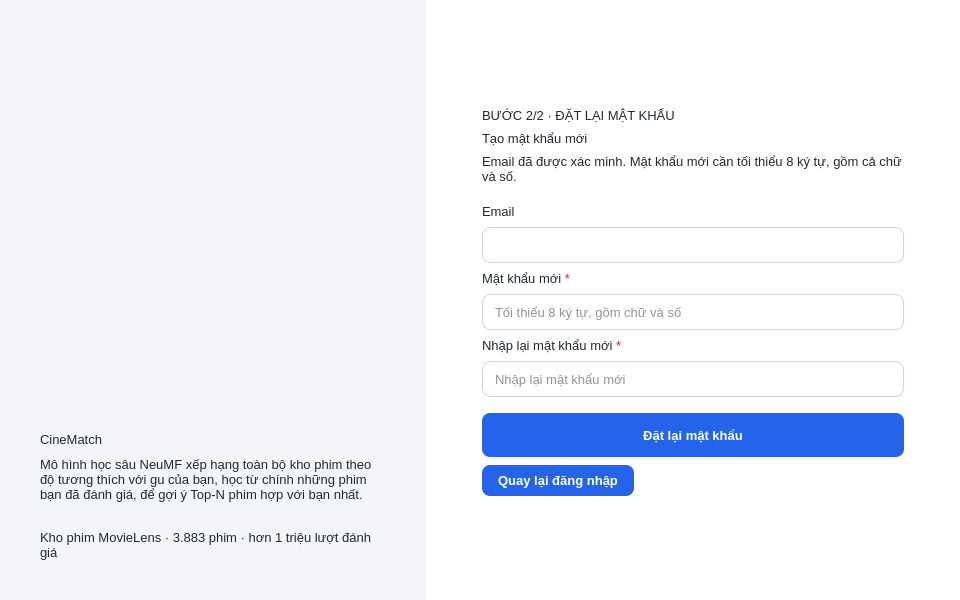
<?xml version='1.0' encoding='UTF-8'?>
<ui version="4.0">
 <class>MainWindow</class>
 <widget class="QMainWindow" name="MainWindow">
  <property name="geometry">
   <rect>
    <x>0</x>
    <y>0</y>
    <width>960</width>
    <height>600</height>
   </rect>
  </property>
  <property name="minimumSize">
   <size>
    <width>900</width>
    <height>560</height>
   </size>
  </property>
  <property name="windowTitle">
   <string>CineMatch - Đặt lại mật khẩu</string>
  </property>
  <property name="windowIcon">
   <iconset>
    <normaloff>../images/ic_logo.png</normaloff>
    ../images/ic_logo.png
   </iconset>
  </property>
  <property name="styleSheet">
   <string notr="true">QMainWindow { background-color: #F3F5F9; }
QWidget { font-family: "Segoe UI"; font-size: 10pt; color: #1F2937; }
QWidget#centralwidget { background-color: #F3F5F9; }
QLabel { background: transparent; }
QLabel[role="title"] { font-size: 20pt; font-weight: 700; color: #111827; }
QLabel[role="subtitle"] { font-size: 10pt; color: #6B7280; }
QLabel[role="field"] { font-weight: 600; color: #374151; }
QLabel[role="section"] { font-size: 13pt; font-weight: 700; color: #1F2A44; }
QLabel[role="step"] { font-size: 11pt; font-weight: 700; color: #2563EB; }
QLabel[role="muted"] { color: #6B7280; }
QLabel[role="pageTitle"] { font-size: 15pt; font-weight: 700; color: #111827; }
QLabel[role="info"] { background-color: #FFFBEB; border: 1px solid #FDE68A; border-radius: 10px; padding: 10px 14px; color: #92400E; }
QLineEdit, QComboBox, QSpinBox, QDateEdit { background-color: #FFFFFF; border: 1px solid #CBD5E1; border-radius: 8px; padding: 7px 10px; min-height: 20px; }
QLineEdit:focus, QComboBox:focus, QSpinBox:focus, QDateEdit:focus { border: 1px solid #2563EB; }
QLineEdit:disabled, QComboBox:disabled, QDateEdit:disabled, QSpinBox:disabled { background-color: #F1F5F9; color: #94A3B8; }
QLineEdit[readOnly="true"] { background-color: #F8FAFC; color: #64748B; }
QComboBox::drop-down { border: none; width: 26px; }
QComboBox::down-arrow, QDateEdit::down-arrow { image: url(../images/ic_down.png); width: 14px; height: 14px; }
QDateEdit::drop-down { border: none; width: 26px; }
QComboBox QAbstractItemView { background-color: #FFFFFF; border: 1px solid #CBD5E1; selection-background-color: #DBEAFE; selection-color: #111827; outline: 0; }
QPushButton { background-color: #2563EB; color: #FFFFFF; border: none; border-radius: 8px; padding: 8px 16px; font-weight: 600; }
QPushButton:hover { background-color: #1D4ED8; }
QPushButton:pressed { background-color: #1E40AF; }
QPushButton:disabled { background-color: #BFDBFE; color: #EFF6FF; }
QPushButton[secondary="true"] { background-color: #FFFFFF; color: #2563EB; border: 1px solid #93C5FD; }
QPushButton[secondary="true"]:hover { background-color: #EFF6FF; border: 1px solid #2563EB; }
QPushButton[secondary="true"]:disabled { color: #94A3B8; border: 1px solid #E2E8F0; background-color: #F8FAFC; }
QPushButton[danger="true"] { background-color: #DC2626; }
QPushButton[danger="true"]:hover { background-color: #B91C1C; }
QPushButton[success="true"] { background-color: #16A34A; }
QPushButton[success="true"]:hover { background-color: #15803D; }
QPushButton[dangerOutline="true"] { background-color: #FFFFFF; color: #DC2626; border: 1px solid #FCA5A5; }
QPushButton[dangerOutline="true"]:hover { background-color: #FEF2F2; border: 1px solid #DC2626; }
QPushButton[link="true"] { background-color: transparent; color: #2563EB; padding: 2px 4px; border: none; font-weight: 600; }
QPushButton[link="true"]:hover { color: #1E40AF; text-decoration: underline; }
QCheckBox, QRadioButton { spacing: 8px; background: transparent; }
QCheckBox::indicator, QRadioButton::indicator { width: 16px; height: 16px; }
QCheckBox::indicator { border: 1px solid #94A3B8; border-radius: 4px; background-color: #FFFFFF; }
QCheckBox::indicator:checked { border: 1px solid #2563EB; background-color: #2563EB; image: url(../images/ic_tick.png); }
QRadioButton::indicator { border: 1px solid #94A3B8; border-radius: 8px; background-color: #FFFFFF; }
QRadioButton::indicator:checked { border: 1px solid #2563EB; background-color: qradialgradient(cx:0.5, cy:0.5, radius:0.5, fx:0.5, fy:0.5, stop:0 #2563EB, stop:0.55 #2563EB, stop:0.65 #FFFFFF, stop:1 #FFFFFF); }
QSpinBox { padding-right: 24px; }
QSpinBox::up-button, QSpinBox::down-button { subcontrol-origin: border; width: 22px; border: none; background: transparent; }
QSpinBox::up-button { subcontrol-position: top right; }
QSpinBox::down-button { subcontrol-position: bottom right; }
QSpinBox::up-arrow { image: url(../images/ic_up.png); width: 14px; height: 14px; }
QSpinBox::down-arrow { image: url(../images/ic_down.png); width: 14px; height: 14px; }
QFrame[card="true"] { background-color: #FFFFFF; border: 1px solid #E5E7EB; border-radius: 12px; }
QGroupBox { background-color: #FFFFFF; border: 1px solid #E5E7EB; border-radius: 12px; margin-top: 24px; padding: 16px 12px 12px 12px; font-size: 11pt; font-weight: 700; color: #1F2A44; }
QGroupBox::title { subcontrol-origin: margin; subcontrol-position: top left; left: 12px; padding: 0px 6px; }
QTableWidget { background-color: #FFFFFF; border: 1px solid #E5E7EB; border-radius: 10px; gridline-color: #F1F5F9; alternate-background-color: #F8FAFC; selection-background-color: #DBEAFE; selection-color: #111827; }
QHeaderView::section { background-color: #EEF2FF; color: #1F2A44; font-weight: 700; padding: 7px 6px; border: none; border-right: 1px solid #E0E7FF; border-bottom: 1px solid #E0E7FF; }
QTabWidget::pane { border: none; background: transparent; }
QTabBar::tab { background: transparent; color: #64748B; padding: 10px 22px; font-weight: 700; border: none; border-bottom: 3px solid transparent; margin-right: 6px; }
QTabBar::tab:selected { color: #2563EB; border-bottom: 3px solid #2563EB; }
QTabBar::tab:hover { color: #1D4ED8; }
QScrollArea { border: none; background: transparent; }
QWidget#scrollAreaHomeContents, QWidget#scrollAreaOverviewContents, QWidget#scrollAreaCustomersContents, QWidget#scrollAreaMoviesContents, QWidget#scrollAreaStatsContents { background: transparent; }
QStatusBar { background-color: #FFFFFF; color: #64748B; border-top: 1px solid #E5E7EB; }
QListWidget { background-color: #FFFFFF; border: 1px solid #E5E7EB; border-radius: 10px; padding: 6px; outline: 0; }
QListWidget::item { padding: 8px 8px; border-radius: 6px; }
QListWidget::item:selected { background-color: #DBEAFE; color: #1E3A8A; }
QListWidget::item:hover { background-color: #F1F5F9; }
QFrame#frameHeader { background-color: #FFFFFF; border-bottom: 1px solid #E5E7EB; }
QFrame#frameSidebar { background-color: #1F2A44; }
QFrame#frameForm { background-color: #FFFFFF; }
QFrame#frameBanner { border-image: url(../images/ic_banner.png) 0 0 0 0 stretch stretch; }
QLabel[banner="title"] { color: #FFFFFF; font-size: 28pt; font-weight: 800; }
QLabel[banner="text"] { color: #E2E8F0; font-size: 11pt; }
QLabel[banner="foot"] { color: #94A3B8; font-size: 9pt; }
QLabel#labelSidebarTitle { color: #FFFFFF; font-size: 14pt; font-weight: 800; }
QLabel#labelSidebarSub { color: #94A3B8; font-size: 9pt; }
QPushButton[nav="true"] { background-color: transparent; color: #CBD5E1; text-align: left; padding: 11px 14px; border-radius: 8px; font-weight: 600; }
QPushButton[nav="true"]:hover { background-color: #2C3A5C; color: #FFFFFF; }
QPushButton[active="true"] { background-color: #2563EB; color: #FFFFFF; }
QLabel[kpi="value"] { font-size: 19pt; font-weight: 800; color: #111827; }
QLabel[kpi="caption"] { font-size: 9pt; font-weight: 600; color: #6B7280; }
QFrame#framePredict { background-color: #FFFBEB; border: 1px solid #FDE68A; border-radius: 12px; }
QLabel#labelPredictValue { font-size: 26pt; font-weight: 800; color: #B45309; }
QLabel#labelPredictCaption { font-weight: 700; color: #92400E; }
QPushButton[chip="true"] { background-color: #FFFFFF; color: #334155; border: 1px solid #CBD5E1; border-radius: 18px; padding: 9px 16px; font-weight: 600; }
QPushButton[chip="true"]:hover { border: 1px solid #2563EB; color: #1D4ED8; background-color: #FFFFFF; }
QPushButton[chip="true"]:checked { background-color: #2563EB; color: #FFFFFF; border: 1px solid #2563EB; }
QLabel[role="hint"] { color: #94A3B8; font-size: 9pt; }
QLabel[role="countdown"] { font-weight: 700; color: #B45309; }
QLabel[role="cardTitle"] { font-size: 11.5pt; font-weight: 700; color: #111827; }
QLabel[role="insight"] { color: #475569; }
QLabel[role="badge"] { background-color: #EEF2FF; color: #3730A3; border-radius: 10px; padding: 4px 10px; font-weight: 700; font-size: 9pt; }
QFrame#frameFilterBar { background-color: #FFFFFF; border: 1px solid #E5E7EB; border-radius: 12px; }
QFrame#frameHighlights { background-color: #F8FAFF; border: 1px solid #C7D2FE; border-radius: 12px; }
QProgressBar { border: 1px solid #CBD5E1; border-radius: 8px; background-color: #FFFFFF; text-align: center; height: 18px; }
QProgressBar::chunk { background-color: #2563EB; border-radius: 7px; }
QFrame[movieCard="true"] { background-color: #FFFFFF; border: 1px solid #E5E7EB; border-radius: 12px; }
QFrame[movieCard="true"]:hover { border: 1px solid #60A5FA; background-color: #F8FBFF; }
QLabel[role="match"] { background-color: #DCFCE7; color: #166534; border-radius: 9px; padding: 2px 8px; font-weight: 700; font-size: 9pt; }
QLabel[role="cardScore"] { color: #B45309; font-weight: 700; font-size: 9.5pt; }
QFrame#frameHistoryFilter { background-color: #FFFFFF; border: 1px solid #E5E7EB; border-radius: 12px; }
QWidget#pageBrowse, QWidget#pageResults, QWidget#scrollAreaResultsContents, QWidget#widgetRecommendSection { background: transparent; }
QDialog { background-color: #F3F5F9; }
QProgressBar#progressBarMatch { border: none; border-radius: 5px; background-color: #FDE68A; }
QProgressBar#progressBarMatch::chunk { border-radius: 5px; background-color: #16A34A; }
</string>
  </property>
  <widget class="QWidget" name="centralwidget">
   <layout class="QHBoxLayout" name="horizontalLayout">
    <property name="leftMargin">
     <number>0</number>
    </property>
    <property name="topMargin">
     <number>0</number>
    </property>
    <property name="rightMargin">
     <number>0</number>
    </property>
    <property name="bottomMargin">
     <number>0</number>
    </property>
    <item>
     <widget class="QFrame" name="frameBanner">
      <property name="minimumSize">
       <size>
        <width>420</width>
        <height>0</height>
       </size>
      </property>
      <property name="maximumSize">
       <size>
        <width>440</width>
        <height>16777215</height>
       </size>
      </property>
      <layout class="QVBoxLayout" name="verticalLayoutBanner">
       <property name="spacing">
        <number>10</number>
       </property>
       <property name="leftMargin">
        <number>40</number>
       </property>
       <property name="topMargin">
        <number>40</number>
       </property>
       <property name="rightMargin">
        <number>40</number>
       </property>
       <property name="bottomMargin">
        <number>40</number>
       </property>
       <item>
        <widget class="QLabel" name="labelLogo">
         <property name="minimumSize">
          <size>
           <width>72</width>
           <height>72</height>
          </size>
         </property>
         <property name="maximumSize">
          <size>
           <width>72</width>
           <height>72</height>
          </size>
         </property>
         <property name="text">
          <string />
         </property>
         <property name="pixmap">
          <pixmap>../images/ic_logo.png</pixmap>
         </property>
         <property name="scaledContents">
          <bool>true</bool>
         </property>
        </widget>
       </item>
       <item>
        <spacer name="verticalSpacer">
         <property name="orientation">
          <enum>Qt::Vertical</enum>
         </property>
         <property name="sizeHint" stdset="0">
          <size>
           <width>20</width>
           <height>20</height>
          </size>
         </property>
        </spacer>
       </item>
       <item>
        <widget class="QLabel" name="labelBannerTitle">
         <property name="text">
          <string>CineMatch</string>
         </property>
         <property name="banner" stdset="0">
          <string notr="true">title</string>
         </property>
        </widget>
       </item>
       <item>
        <widget class="QLabel" name="labelBannerText">
         <property name="text">
          <string>Mô hình học sâu NeuMF xếp hạng toàn bộ kho phim theo độ tương thích với gu của bạn, học từ chính những phim bạn đã đánh giá, để gợi ý Top-N phim hợp với bạn nhất.</string>
         </property>
         <property name="wordWrap">
          <bool>true</bool>
         </property>
         <property name="banner" stdset="0">
          <string notr="true">text</string>
         </property>
        </widget>
       </item>
       <item>
        <spacer name="verticalSpacer_2">
         <property name="orientation">
          <enum>Qt::Vertical</enum>
         </property>
         <property name="sizeType">
          <enum>QSizePolicy::Fixed</enum>
         </property>
         <property name="sizeHint" stdset="0">
          <size>
           <width>20</width>
           <height>18</height>
          </size>
         </property>
        </spacer>
       </item>
       <item>
        <widget class="QLabel" name="labelBannerFoot">
         <property name="text">
          <string>Kho phim MovieLens · 3.883 phim · hơn 1 triệu lượt đánh giá</string>
         </property>
         <property name="wordWrap">
          <bool>true</bool>
         </property>
         <property name="banner" stdset="0">
          <string notr="true">foot</string>
         </property>
        </widget>
       </item>
      </layout>
     </widget>
    </item>
    <item>
     <widget class="QFrame" name="frameForm">
      <layout class="QVBoxLayout" name="verticalLayoutForm">
       <property name="spacing">
        <number>8</number>
       </property>
       <property name="leftMargin">
        <number>56</number>
       </property>
       <property name="topMargin">
        <number>24</number>
       </property>
       <property name="rightMargin">
        <number>56</number>
       </property>
       <property name="bottomMargin">
        <number>20</number>
       </property>
       <item>
        <spacer name="verticalSpacer_3">
         <property name="orientation">
          <enum>Qt::Vertical</enum>
         </property>
         <property name="sizeHint" stdset="0">
          <size>
           <width>20</width>
           <height>20</height>
          </size>
         </property>
        </spacer>
       </item>
       <item>
        <widget class="QLabel" name="labelStepBadge">
         <property name="text">
          <string>BƯỚC 2/2 · ĐẶT LẠI MẬT KHẨU</string>
         </property>
         <property name="role" stdset="0">
          <string notr="true">step</string>
         </property>
        </widget>
       </item>
       <item>
        <widget class="QLabel" name="labelTitle">
         <property name="text">
          <string>Tạo mật khẩu mới</string>
         </property>
         <property name="role" stdset="0">
          <string notr="true">title</string>
         </property>
        </widget>
       </item>
       <item>
        <widget class="QLabel" name="labelSubtitle">
         <property name="text">
          <string>Email đã được xác minh. Mật khẩu mới cần tối thiểu 8 ký tự, gồm cả chữ và số.</string>
         </property>
         <property name="role" stdset="0">
          <string notr="true">subtitle</string>
         </property>
         <property name="wordWrap">
          <bool>true</bool>
         </property>
        </widget>
       </item>
       <item>
        <spacer name="verticalSpacer_4">
         <property name="orientation">
          <enum>Qt::Vertical</enum>
         </property>
         <property name="sizeType">
          <enum>QSizePolicy::Fixed</enum>
         </property>
         <property name="sizeHint" stdset="0">
          <size>
           <width>20</width>
           <height>12</height>
          </size>
         </property>
        </spacer>
       </item>
       <item>
        <widget class="QLabel" name="label_3">
         <property name="text">
          <string>Email</string>
         </property>
         <property name="role" stdset="0">
          <string notr="true">field</string>
         </property>
        </widget>
       </item>
       <item>
        <widget class="QLineEdit" name="lineEditEmail">
         <property name="placeholderText">
          <string />
         </property>
         <property name="readOnly">
          <bool>true</bool>
         </property>
        </widget>
       </item>
       <item>
        <widget class="QLabel" name="label_4">
         <property name="text">
          <string>Mật khẩu mới&lt;span style='color:#DC2626'&gt; *&lt;/span&gt;</string>
         </property>
         <property name="role" stdset="0">
          <string notr="true">field</string>
         </property>
         <property name="textFormat">
          <enum>Qt::RichText</enum>
         </property>
        </widget>
       </item>
       <item>
        <widget class="QLineEdit" name="lineEditNewPassword">
         <property name="placeholderText">
          <string>Tối thiểu 8 ký tự, gồm chữ và số</string>
         </property>
         <property name="echoMode">
          <enum>QLineEdit::Password</enum>
         </property>
        </widget>
       </item>
       <item>
        <widget class="QLabel" name="label_5">
         <property name="text">
          <string>Nhập lại mật khẩu mới&lt;span style='color:#DC2626'&gt; *&lt;/span&gt;</string>
         </property>
         <property name="role" stdset="0">
          <string notr="true">field</string>
         </property>
         <property name="textFormat">
          <enum>Qt::RichText</enum>
         </property>
        </widget>
       </item>
       <item>
        <widget class="QLineEdit" name="lineEditConfirmPassword">
         <property name="placeholderText">
          <string>Nhập lại mật khẩu mới</string>
         </property>
         <property name="echoMode">
          <enum>QLineEdit::Password</enum>
         </property>
        </widget>
       </item>
       <item>
        <spacer name="verticalSpacer_5">
         <property name="orientation">
          <enum>Qt::Vertical</enum>
         </property>
         <property name="sizeType">
          <enum>QSizePolicy::Fixed</enum>
         </property>
         <property name="sizeHint" stdset="0">
          <size>
           <width>20</width>
           <height>8</height>
          </size>
         </property>
        </spacer>
       </item>
       <item>
        <widget class="QPushButton" name="pushButtonResetPassword">
         <property name="text">
          <string>Đặt lại mật khẩu</string>
         </property>
         <property name="cursor">
          <cursorShape>PointingHandCursor</cursorShape>
         </property>
         <property name="icon">
          <iconset>
           <normaloff>../images/ic_reset.png</normaloff>
           ../images/ic_reset.png
          </iconset>
         </property>
         <property name="iconSize">
          <size>
           <width>20</width>
           <height>20</height>
          </size>
         </property>
         <property name="minimumSize">
          <size>
           <width>0</width>
           <height>44</height>
          </size>
         </property>
        </widget>
       </item>
       <item>
        <layout class="QHBoxLayout" name="horizontalLayoutBack">
         <property name="leftMargin">
          <number>0</number>
         </property>
         <property name="topMargin">
          <number>0</number>
         </property>
         <property name="rightMargin">
          <number>0</number>
         </property>
         <property name="bottomMargin">
          <number>0</number>
         </property>
         <item>
          <widget class="QPushButton" name="pushButtonBackLogin">
           <property name="text">
            <string>Quay lại đăng nhập</string>
           </property>
           <property name="cursor">
            <cursorShape>PointingHandCursor</cursorShape>
           </property>
           <property name="icon">
            <iconset>
             <normaloff>../images/ic_back.png</normaloff>
             ../images/ic_back.png
            </iconset>
           </property>
           <property name="iconSize">
            <size>
             <width>16</width>
             <height>16</height>
            </size>
           </property>
           <property name="link" stdset="0">
            <bool>true</bool>
           </property>
          </widget>
         </item>
         <item>
          <spacer name="horizontalSpacer">
           <property name="orientation">
            <enum>Qt::Horizontal</enum>
           </property>
           <property name="sizeHint" stdset="0">
            <size>
             <width>20</width>
             <height>20</height>
            </size>
           </property>
          </spacer>
         </item>
        </layout>
       </item>
       <item>
        <spacer name="verticalSpacer_6">
         <property name="orientation">
          <enum>Qt::Vertical</enum>
         </property>
         <property name="sizeHint" stdset="0">
          <size>
           <width>20</width>
           <height>20</height>
          </size>
         </property>
        </spacer>
       </item>
      </layout>
     </widget>
    </item>
   </layout>
  </widget>
 </widget>
 <resources />
 <connections />
</ui>
